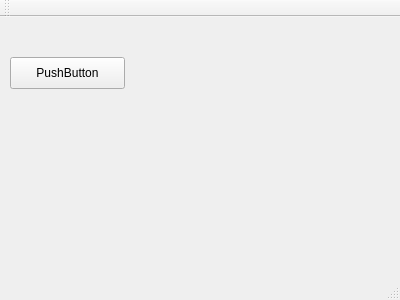
<?xml version="1.0" encoding="UTF-8"?>
<ui version="4.0">
 <class>MainWindow</class>
 <widget class="QMainWindow" name="MainWindow">
  <property name="geometry">
   <rect>
    <x>0</x>
    <y>0</y>
    <width>400</width>
    <height>300</height>
   </rect>
  </property>
  <property name="windowTitle">
   <string>MainWindow</string>
  </property>
  <widget class="QWidget" name="centralWidget">
   <widget class="QPushButton" name="pushButton">
    <property name="geometry">
     <rect>
      <x>10</x>
      <y>40</y>
      <width>115</width>
      <height>32</height>
     </rect>
    </property>
    <property name="text">
     <string>PushButton</string>
    </property>
   </widget>
  </widget>
  <widget class="QMenuBar" name="menuBar">
   <property name="geometry">
    <rect>
     <x>0</x>
     <y>0</y>
     <width>400</width>
     <height>22</height>
    </rect>
   </property>
  </widget>
  <widget class="QToolBar" name="mainToolBar">
   <attribute name="toolBarArea">
    <enum>TopToolBarArea</enum>
   </attribute>
   <attribute name="toolBarBreak">
    <bool>false</bool>
   </attribute>
  </widget>
  <widget class="QStatusBar" name="statusBar"/>
 </widget>
 <layoutdefault spacing="6" margin="11"/>
 <resources/>
 <connections/>
</ui>
